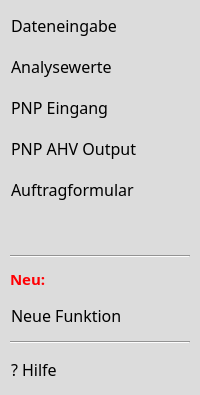
       <widget class="QFrame" name="verticalFrame_4">
        <property name="styleSheet">
         <string notr="true">background-color: rgb(220, 220, 220); text-align:left</string>
        </property>
        <property name="frameShape">
         <enum>QFrame::NoFrame</enum>
        </property>
        <property name="frameShadow">
         <enum>QFrame::Raised</enum>
        </property>
        <layout class="QVBoxLayout" name="verticalLayout_3">
         <property name="spacing">
          <number>10</number>
         </property>
         <property name="leftMargin">
          <number>10</number>
         </property>
         <property name="topMargin">
          <number>10</number>
         </property>
         <property name="rightMargin">
          <number>10</number>
         </property>
         <property name="bottomMargin">
          <number>10</number>
         </property>
         <item>
          <widget class="QPushButton" name="nav_data_btn">
           <property name="font">
            <font>
             <family>Californian FB</family>
             <pointsize>12</pointsize>
            </font>
           </property>
           <property name="styleSheet">
            <string notr="true"/>
           </property>
           <property name="text">
            <string>Dateneingabe</string>
           </property>
           <property name="flat">
            <bool>true</bool>
           </property>
          </widget>
         </item>
         <item>
          <widget class="QPushButton" name="pushButton_3">
           <property name="font">
            <font>
             <family>Californian FB</family>
             <pointsize>12</pointsize>
            </font>
           </property>
           <property name="styleSheet">
            <string notr="true"/>
           </property>
           <property name="text">
            <string>Analysewerte</string>
           </property>
           <property name="flat">
            <bool>true</bool>
           </property>
          </widget>
         </item>
         <item>
          <widget class="QPushButton" name="pushButton_4">
           <property name="font">
            <font>
             <family>Californian FB</family>
             <pointsize>12</pointsize>
            </font>
           </property>
           <property name="styleSheet">
            <string notr="true"/>
           </property>
           <property name="text">
            <string>PNP Eingang</string>
           </property>
           <property name="flat">
            <bool>true</bool>
           </property>
          </widget>
         </item>
         <item>
          <widget class="QPushButton" name="pushButton_8">
           <property name="font">
            <font>
             <family>Californian FB</family>
             <pointsize>12</pointsize>
            </font>
           </property>
           <property name="styleSheet">
            <string notr="true"/>
           </property>
           <property name="text">
            <string>PNP AHV Output</string>
           </property>
           <property name="flat">
            <bool>true</bool>
           </property>
          </widget>
         </item>
         <item>
          <widget class="QPushButton" name="pushButton_9">
           <property name="font">
            <font>
             <family>Californian FB</family>
             <pointsize>12</pointsize>
            </font>
           </property>
           <property name="styleSheet">
            <string notr="true"/>
           </property>
           <property name="text">
            <string>Auftragformular</string>
           </property>
           <property name="flat">
            <bool>true</bool>
           </property>
          </widget>
         </item>
         <item>
          <spacer name="verticalSpacer">
           <property name="orientation">
            <enum>Qt::Vertical</enum>
           </property>
           <property name="sizeHint" stdset="0">
            <size>
             <width>20</width>
             <height>40</height>
            </size>
           </property>
          </spacer>
         </item>
         <item>
          <widget class="Line" name="line_3">
           <property name="orientation">
            <enum>Qt::Horizontal</enum>
           </property>
          </widget>
         </item>
         <item>
          <widget class="QLabel" name="label_7">
           <property name="font">
            <font>
             <family>Californian FB</family>
             <pointsize>11</pointsize>
             <weight>75</weight>
             <bold>true</bold>
            </font>
           </property>
           <property name="styleSheet">
            <string notr="true">color: rgb(255, 0, 4);</string>
           </property>
           <property name="text">
            <string>Neu:</string>
           </property>
          </widget>
         </item>
         <item>
          <widget class="QPushButton" name="pushButton_5">
           <property name="font">
            <font>
             <family>Californian FB</family>
             <pointsize>12</pointsize>
            </font>
           </property>
           <property name="styleSheet">
            <string notr="true"/>
           </property>
           <property name="text">
            <string>Neue Funktion</string>
           </property>
           <property name="flat">
            <bool>true</bool>
           </property>
          </widget>
         </item>
         <item>
          <widget class="Line" name="line_4">
           <property name="orientation">
            <enum>Qt::Horizontal</enum>
           </property>
          </widget>
         </item>
         <item>
          <widget class="QPushButton" name="nav_help_btn">
           <property name="font">
            <font>
             <family>Californian FB</family>
             <pointsize>12</pointsize>
            </font>
           </property>
           <property name="toolTip">
            <string>&lt;html&gt;&lt;head/&gt;&lt;body&gt;&lt;p&gt;Hilfe zur Nutzung von Quokka2.0&lt;/p&gt;&lt;/body&gt;&lt;/html&gt;</string>
           </property>
           <property name="styleSheet">
            <string notr="true"/>
           </property>
           <property name="text">
            <string>? Hilfe</string>
           </property>
           <property name="flat">
            <bool>true</bool>
           </property>
          </widget>
         </item>
        </layout>
       </widget>
